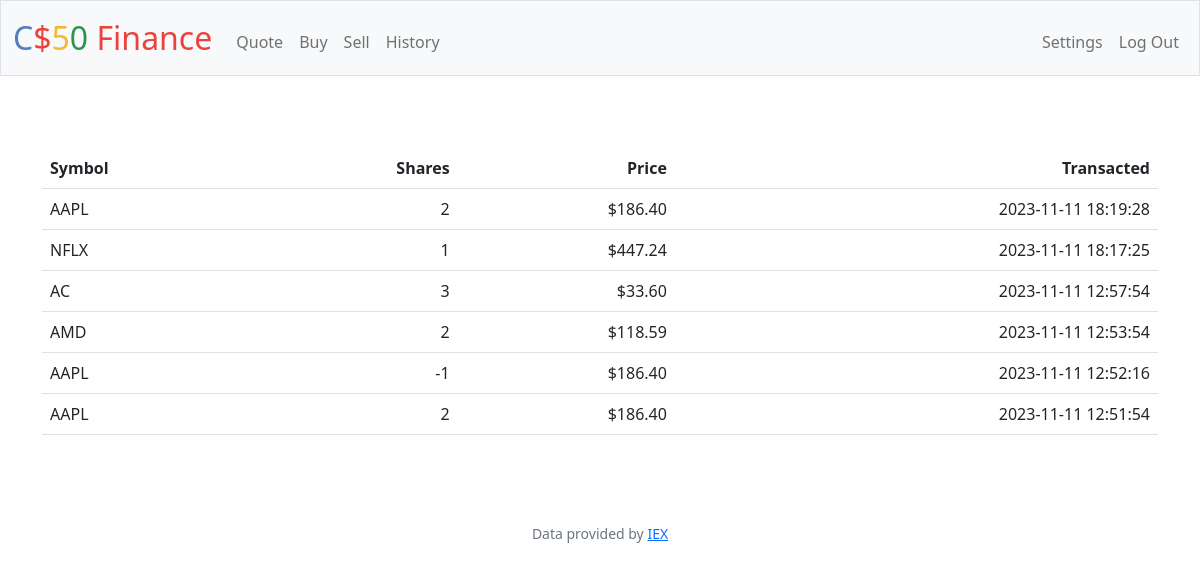
Screenshot of /history (signed in) with the database file from the repository.
### tables this page shows
CREATE TABLE history(
    history_order INTEGER PRIMARY KEY AUTOINCREMENT NOT NULL,
    id INTEGER NOT NULL,
    symbol TEXT,
    shares INTEGER,
    price REAL,
    year INTEGER,
    month INTEGER,
    day INTEGER,
    hours INTEGER,
    minutes INTEGER,
    seconds INTEGER,
    FOREIGN KEY(id) REFERENCES users(id)
);

### app.py (the view)
@app.route("/history")
@login_required
def history():
    rows=db.execute("SELECT * FROM history WHERE id=? ORDER BY history_order DESC;",session["user_id"])
    if rows==None:
        return render_template('history.html')
    return render_template('history.html',rows=rows)

### app.py (called while the page is built)
@app.after_request
def after_request(response):
    response.headers["Cache-Control"] = "no-cache, no-store, must-revalidate"
    response.headers["Expires"] = 0
    response.headers["Pragma"] = "no-cache"
    return response

### helpers.py (called while the page is built)
def login_required(f):
    @wraps(f)
    def decorated_function(*args, **kwargs):
        if session.get("user_id") is None:
            return redirect("/login")
        return f(*args, **kwargs)
    return decorated_function

def usd(value):
    return f"${value:,.2f}"

### templates/history.html (shortened to what this page needs)
{% extends "layout.html" %}
{% block main %}
<div class="container py-4 text-center">
<table class="table">
    <tr>
        <th class="text-start">Symbol</th>
        <th class="text-end">Shares</th>
        <th class="text-end">Price</th>
        <th class="text-end">Transacted</th>
    </tr>
    {% for row in rows %}
    <tr>
        <td class="text-start">{{row.symbol}}</td>
        <td class="text-end">{{row.shares}}</td>
        <td class="text-end">{{usd(row.price)}}</td>
        <td class="text-end">{{row.year}}-{{ '%02d' % row.month }}-{{ '%02d' % row.day }} {{ '%02d' % row.hours }}:{{ '%02d' % row.minutes }}:{{ '%02d' % row.seconds }}</td>
    </tr>
    {% endfor %}
</table>
</div>
{% endblock %}

### rows the page displays
history: symbol "AAPL", shares "2", price "$186.40", year "2023", month "11", day "11", hours "18", minutes "19", seconds "28"
history: symbol "NFLX", shares "1", price "$447.24", year "2023", month "11", day "11", hours "18", minutes "17", seconds "25"
history: symbol "AC", shares "3", price "$33.60", year "2023", month "11", day "11", hours "12", minutes "57", seconds "54"
history: symbol "AMD", shares "2", price "$118.59", year "2023", month "11", day "11", hours "12", minutes "53", seconds "54"
history: symbol "AAPL", shares "-1", price "$186.40", year "2023", month "11", day "11", hours "12", minutes "52", seconds "16"
history: symbol "AAPL", shares "2", price "$186.40", year "2023", month "11", day "11", hours "12", minutes "51", seconds "54"
